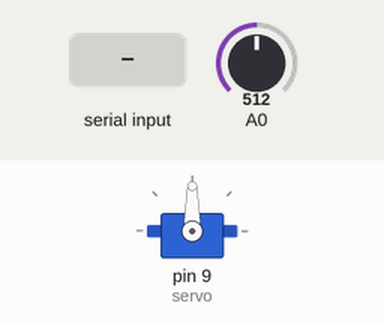
Bench run of a sketch on a simulated Arduino Uno, built with avr-gcc and run on an emulated ATmega328P. Parts: servo. The test bench sets the inputs (shaded band); at power-on: A0 = 512. What the sketch prints to the serial monitor is not drawn.

Above: at 1.2 s.
1.3 s: "a,45\n" received over Serial
At 2.5 s:
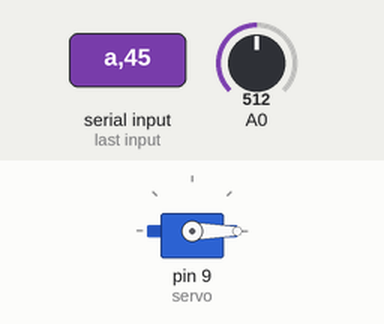
2.8 s: "a90\n" received over Serial
At 3.5 s:
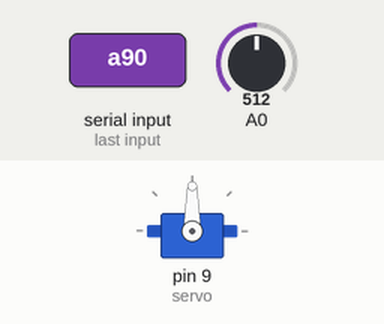
4.3 s: "a" received over Serial
At 5.4 s:
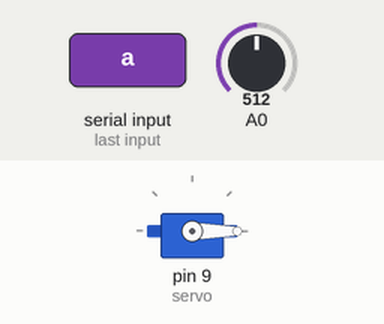
Timing chart, 0 to 7.3 s (numbered marks = the images above; inputs shaded):
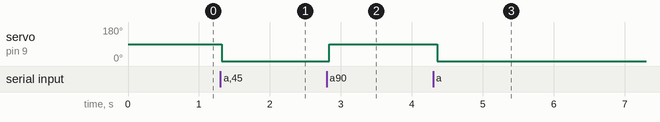

The sketch:

servo_controller.ino
```cpp
#include <Servo.h>
Servo servo;
String serial_read;
String Temp;
float angle;

void setup()
{
  servo.attach(9);
  Serial.begin(9600);
  Serial.setTimeout(1);
  pinMode(A0, INPUT);

}

void loop()
{
  //this is for testing purposes

  if(!Serial.available()){

    Serial.println(analogRead(A0), DEC);
    delay(100);

    serial_read = Serial.readString();
    Temp = serial_read;
    if(Temp.startsWith("a")){
      angle = Temp.substring(1).toFloat();
      servo.write(angle);
    }


  }
}
```

Measured:
- after the input at 1.3 s, servo on pin 9 (servo): 90° → 0° at once
- after the input at 2.8 s, servo on pin 9 (servo): 0° → 90° at once
- after the input at 4.3 s, servo on pin 9 (servo): 90° → 0° after 0.06 s
